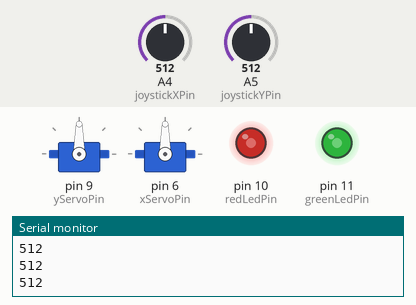
A sketch run on a simulated Arduino Uno, built with avr-gcc and run on an emulated ATmega328P. Parts: 2 × servo, output pins drawn as LEDs (lit = HIGH), the last lines printed to the serial monitor. The inputs (shaded band) are chosen by the test bench; at power-on: A5 (joystickYPin) = 512, A4 (joystickXPin) = 512.

Above: at 1.2 s.
1.3 s: A5 (joystickYPin) set to 716
At 2.5 s:
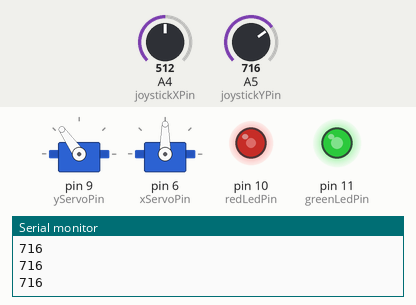
2.8 s: A4 (joystickXPin) set to 716
At 3.5 s:
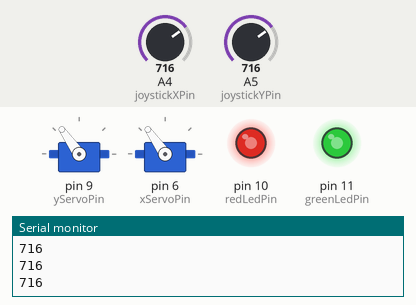
4.3 s: A5 (joystickYPin) set to 900
At 4.7 s:
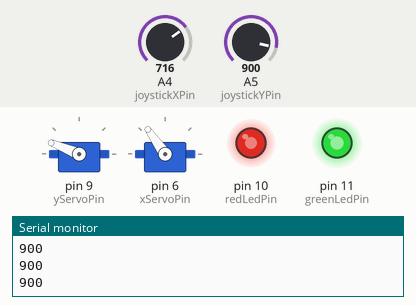
5.8 s: A4 (joystickXPin) set to 900
At 7.0 s:
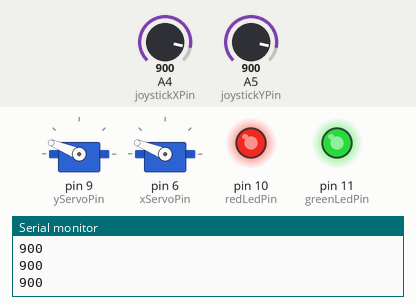
7.3 s: A5 (joystickYPin) set to 1023
At 8.3 s:
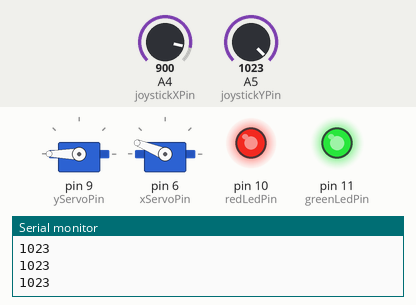
8.8 s: A4 (joystickXPin) set to 1023
At 9.3 s:
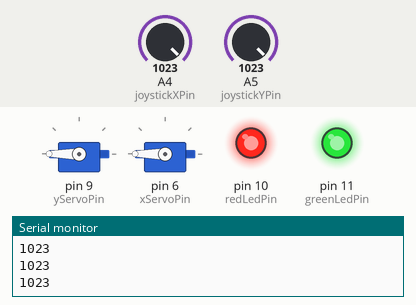
Timing chart, 0 to 11.3 s (numbered marks = the images above; inputs shaded):
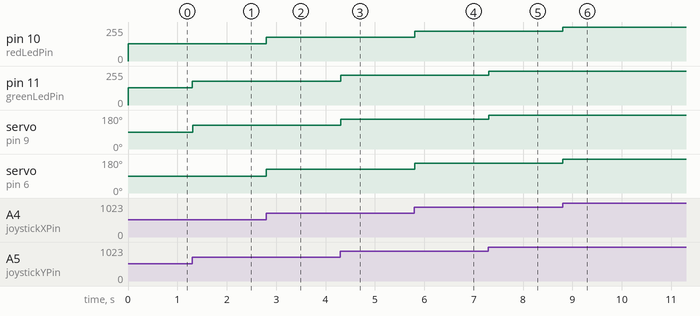

The sketch:

joystick2Servos.ino
```cpp
// Charge la librairie Servo.h qui donne accès aux commandes pour le servo-moteur
#include <Servo.h>

// Joystick
int joystickYPin = A5;
int joystickYValue = 0;
int joystickXPin = A4;
int joystickXValue = 0;

// Led
int greenLedPin = 11;
int redLedPin = 10;

// Servo-moteur
// Crée un objet Servo, connecté à la broche 9
Servo yServo;
int yServoPosition = 0;
int yServoPin = 9;
Servo xServo; // <<<
int xServoPosition = 0; // <<<
int xServoPin = 6; // <<<

void setup()
{
  // Déclare la broche de sortie en Y du joystick comme une entrée
  pinMode(joystickYPin, INPUT);
  // Déclare les broches des leds comme des sorties
  pinMode(greenLedPin, OUTPUT);
  pinMode(redLedPin, OUTPUT);

  // Déclare les servo-moteurs
  yServo.attach(yServoPin);
  xServo.attach(xServoPin); // <<<
  // Prépare le port USB pour envoyer du texte à l'ordinateur, 9600 bauds
  Serial.begin(9600);
}

void loop()
{
  // Lis la valeur (0 à 1023) du joystick en Y
  joystickYValue = analogRead(joystickYPin);
  // Écris la valeur lue dans la console de l'ordinateur
  Serial.println(joystickYValue);
  // Note: la valeur lue par analogRead() va de 0 à 1023.
  // La valeur acceptée par analogWrite va de 0 à 255.
  // On doit donc diviser la valeur lue par 4 pour donner à analogWrite
  // une valeur dans la fenêtre acceptable.
  analogWrite(greenLedPin, joystickYValue/4);

  joystickXValue = analogRead(joystickXPin);
  analogWrite(redLedPin, joystickXValue/4);

  // Le servo a besoin d'un angle entre 0 et 180 degrés.
  // Convertis la valeur du joystick [0, 1023] à une valeur
  // d'angle [0, 180]
  yServoPosition = map(joystickYValue, 0, 1023, 0, 180);
  xServoPosition = map(joystickXValue, 0, 1023, 0, 180); // <<<
  // Envoie le servo a la position voulue
  yServo.write(yServoPosition);
  xServo.write(xServoPosition); // <<<
}
```

Measured:
- after the input at 1.3 s, pin 11 (greenLedPin): 128/255 → 179/255 at once; servo on pin 9 (yServoPin): 90° → 125° at once
- after the input at 2.8 s, pin 10 (redLedPin): 128/255 → 179/255 at once; servo on pin 6 (xServoPin): 90° → 125° at once
- after the input at 4.3 s, pin 11 (greenLedPin): 179/255 → 225/255 at once; servo on pin 9 (yServoPin): 125° → 158° at once
- after the input at 5.8 s, pin 10 (redLedPin): 179/255 → 225/255 at once; servo on pin 6 (xServoPin): 125° → 158° at once
- after the input at 7.3 s, pin 11 (greenLedPin): 225/255 → 255/255 at once; servo on pin 9 (yServoPin): 158° → 180° at once
- after the input at 8.8 s, pin 10 (redLedPin): 225/255 → 255/255 at once; servo on pin 6 (xServoPin): 158° → 180° at once
